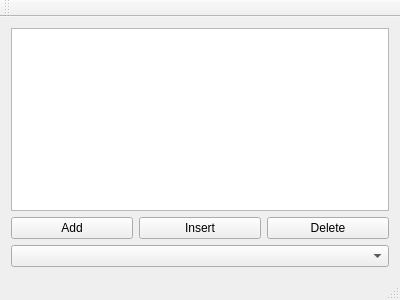
<?xml version="1.0" encoding="UTF-8"?>
<ui version="4.0">
 <class>MainWindow</class>
 <widget class="QMainWindow" name="MainWindow">
  <property name="geometry">
   <rect>
    <x>0</x>
    <y>0</y>
    <width>400</width>
    <height>300</height>
   </rect>
  </property>
  <property name="windowTitle">
   <string>MainWindow</string>
  </property>
  <widget class="QWidget" name="centralWidget">
   <layout class="QVBoxLayout" name="verticalLayout">
    <item>
     <widget class="QListView" name="listView"/>
    </item>
    <item>
     <layout class="QHBoxLayout" name="horizontalLayout">
      <item>
       <widget class="QPushButton" name="pushButton">
        <property name="text">
         <string>Add</string>
        </property>
       </widget>
      </item>
      <item>
       <widget class="QPushButton" name="pushButton_2">
        <property name="text">
         <string>Insert</string>
        </property>
       </widget>
      </item>
      <item>
       <widget class="QPushButton" name="pushButton_3">
        <property name="text">
         <string>Delete</string>
        </property>
       </widget>
      </item>
     </layout>
    </item>
    <item>
     <widget class="QComboBox" name="comboBox"/>
    </item>
   </layout>
  </widget>
  <widget class="QMenuBar" name="menuBar">
   <property name="geometry">
    <rect>
     <x>0</x>
     <y>0</y>
     <width>400</width>
     <height>28</height>
    </rect>
   </property>
  </widget>
  <widget class="QToolBar" name="mainToolBar">
   <attribute name="toolBarArea">
    <enum>TopToolBarArea</enum>
   </attribute>
   <attribute name="toolBarBreak">
    <bool>false</bool>
   </attribute>
  </widget>
  <widget class="QStatusBar" name="statusBar"/>
 </widget>
 <layoutdefault spacing="6" margin="11"/>
 <resources/>
 <connections/>
</ui>
